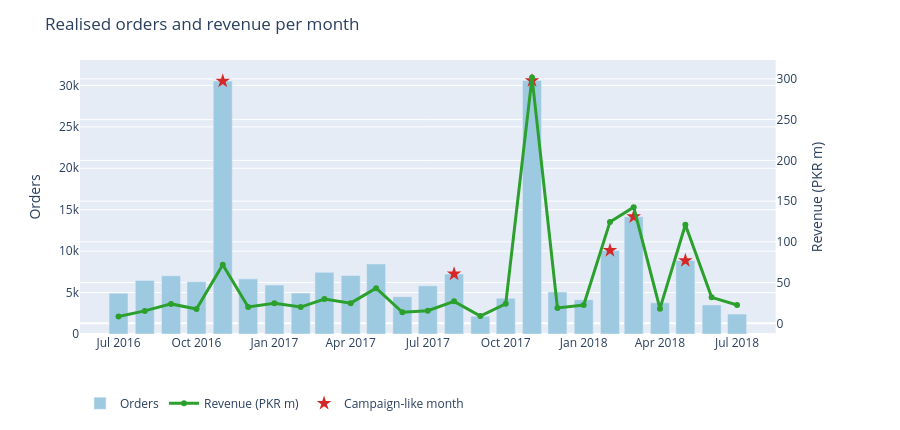

Source (notebook cell):
### Markdown cell above
### 3.2 Sales over time

### Code cell
fig = make_subplots(specs=[[{"secondary_y": True}]])
fig.add_trace(go.Bar(x=trend.month, y=trend.orders, name="Orders", marker_color="#9ecae1"), secondary_y=False)
fig.add_trace(go.Scatter(x=trend.month, y=trend.revenue / 1e6, name="Revenue (PKR m)", mode="lines+markers",
                         line=dict(color="#2ca02c", width=3)), secondary_y=True)
camp = trend[trend.campaign]
fig.add_trace(go.Scatter(x=camp.month, y=camp.orders, mode="markers", name="Campaign-like month",
                         marker=dict(color="#d62728", size=11, symbol="star")), secondary_y=False)
fig.update_layout(title="Realised orders and revenue per month", height=430, legend=dict(orientation="h", y=-0.2),
                  margin=dict(t=60, b=40))
fig.update_yaxes(title_text="Orders", secondary_y=False); fig.update_yaxes(title_text="Revenue (PKR m)", secondary_y=True)
fig.show()
